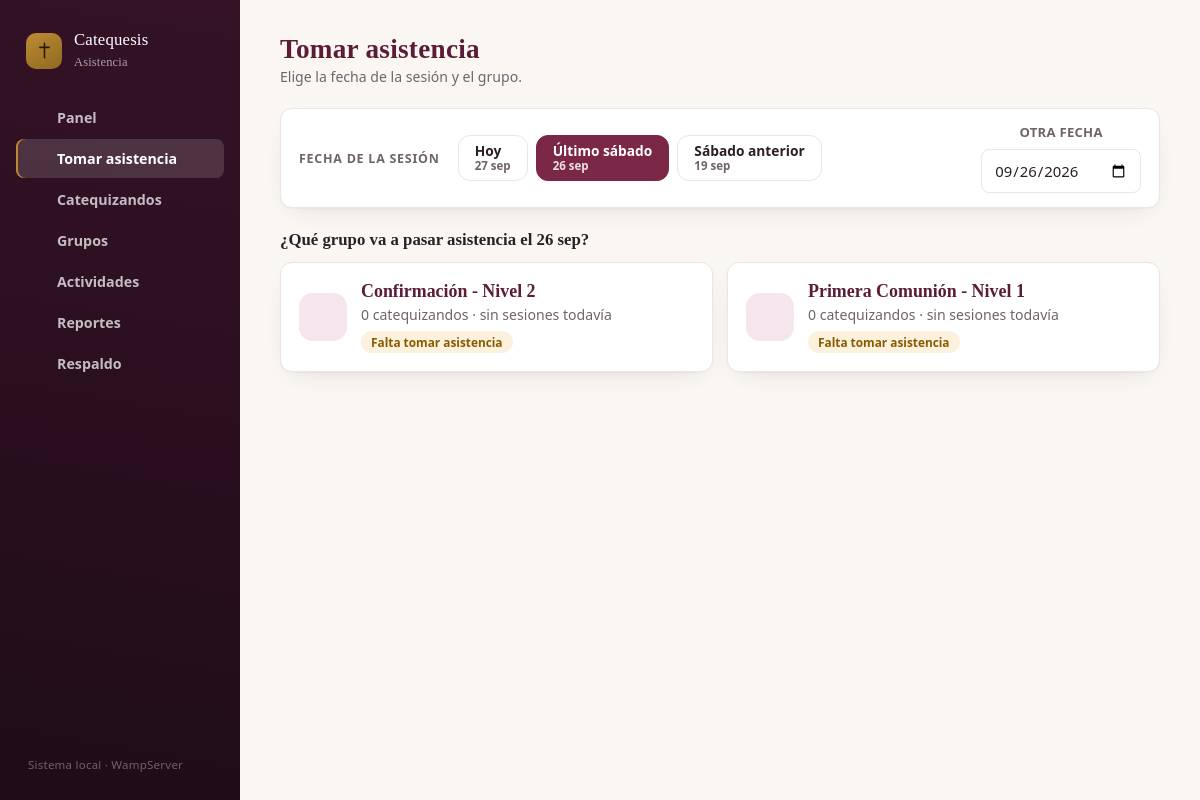
Screenshot of /asistencia.php?fecha=2026-09-26 with the database file from the repository.
### tables this page shows
CREATE TABLE grupos (
  id INT AUTO_INCREMENT PRIMARY KEY,
  nombre VARCHAR(100) NOT NULL,
  descripcion VARCHAR(255) NULL,
  dia_semana VARCHAR(20) NULL,
  meta_puntos DECIMAL(5,1) NULL,  
  creado_en TIMESTAMP DEFAULT CURRENT_TIMESTAMP
);

### includes/functions.php (called while the page is built, shortened)
<?php
function e(?string $value): string
{
    return htmlspecialchars($value ?? '', ENT_QUOTES, 'UTF-8');
}
function asset(string $ruta): string
{
    $archivo = __DIR__ . '/../' . $ruta;
    return $ruta . '?v=' . (is_file($archivo) ? filemtime($archivo) : time());
}

### asistencia.php (the view, shortened to what this page needs)
<?php
require __DIR__ . '/config/db.php';
require __DIR__ . '/includes/functions.php';
$grupos = $pdo->query('SELECT * FROM grupos ORDER BY nombre')->fetchAll();
$hoy = date('Y-m-d');
$grupo_id = (int) ($_GET['grupo'] ?? 0);
$fecha = (string) ($_GET['fecha'] ?? $hoy);
$grupoActual = null;
if (!$grupoActual) {
    $grupo_id = 0;
}
$estudiantes = [];
$sesion = null;
$mesesCorto = ['', 'ene', 'feb', 'mar', 'abr', 'may', 'jun', 'jul', 'ago', 'sep', 'oct', 'nov', 'dic'];
$mesesHero = ['', 'ENE', 'FEB', 'MAR', 'ABR', 'MAY', 'JUN', 'JUL', 'AGO', 'SEP', 'OCT', 'NOV', 'DIC'];
$corta = fn(string $f) => date('j', strtotime($f)) . ' ' . $mesesCorto[(int) date('n', strtotime($f))];
$ultimoSabado = date('Y-m-d', strtotime($hoy . ' -' . ((((int) date('w', strtotime($hoy))) + 1) % 7) . ' days'));
$atajos = [['Hoy', $hoy]];
if ($ultimoSabado !== $hoy) {
    $atajos[] = ['Último sábado', $ultimoSabado];
}
$atajos[] = ['Sábado anterior', date('Y-m-d', strtotime($ultimoSabado . ' -7 days'))];
$urlFecha = fn(string $f) => 'asistencia.php?' . ($grupo_id ? 'grupo=' . $grupo_id . '&' : '') . 'fecha=' . urlencode($f);
require __DIR__ . '/includes/header.php';
?>
<?php if ($grupo_id && $estudiantes): $ts = strtotime($fecha); ?>
<div class="hero-act">
    <div class="act-date"><?= $mesesHero[(int) date('n', $ts)] ?><strong><?= date('j', $ts) ?></strong></div>
    <div class="hero-main">
        <h1 class="hero-title"><?= e($grupoActual['nombre']) ?></h1>
        <div class="hero-pills">
            <span class="pill"><?= e(fecha_larga($ts)) ?></span>
            <span class="pill"><?= count($estudiantes) ?> <?= count($estudiantes) === 1 ? 'catequizando' : 'catequizandos' ?></span>
            <?php if ($sesion): ?>
                <span class="pill pill-ok">Sesión registrada</span>
            <?php else: ?>
                <span class="pill pill-gold">Sesión nueva</span>
            <?php endif; ?>
            <?php if ($fecha > $hoy): ?><span class="pill pill-gold">Fecha futura</span><?php endif; ?>
        </div>
    </div>
    <div class="hero-tools no-print">
        <?php if ($sesion): ?><a class="btn" href="reportes_sesion.php?id=<?= (int) $sesion['id'] ?>">Ver detalle</a><?php endif; ?>
        <a class="btn" href="asistencia.php?fecha=<?= e(urlencode($fecha)) ?>">Cambiar grupo</a>
    </div>
</div>
<?php else: ?>
<div class="dash-hero">
    <div>
        <h1>Tomar asistencia</h1>
        <p class="muted dash-date">Elige la fecha de la sesión y el grupo.</p>
    </div>
</div>
<?php endif; ?>
<form class="card ctx-bar no-print" method="get" action="asistencia.php" id="form-fecha">
    <span class="ctx-label" id="lbl-fecha">Fecha de la sesión</span>
    <div class="ctx-chips" role="group" aria-labelledby="lbl-fecha">
        <?php foreach ($atajos as [$etq, $f]): ?>
            <a class="date-chip<?= $f === $fecha ? ' is-on' : '' ?>" href="<?= e($urlFecha($f)) ?>" <?= $f === $fecha ? 'aria-current="date"' : '' ?>>
                <?= e($etq) ?><small><?= e($corta($f)) ?></small>
            </a>
        <?php endforeach; ?>
    </div>
    <label class="ctx-date">Otra fecha
        <input type="date" name="fecha" value="<?= e($fecha) ?>" required>
    </label>
</form>
<?php if (!$grupos): ?>
    <div class="card"><div class="empty-state">
        <span class="empty-icon"><?= nav_icon('book') ?></span>
        <strong>Todavía no hay grupos</strong>
        <a class="btn btn-small btn-primary" href="grupos.php">Crear un grupo</a>
    </div></div>
<?php elseif (!$grupo_id): ?>
    <?php
    $stmt = $pdo->prepare('
        SELECT g.id, g.nombre, g.descripcion,
               (SELECT COUNT(*) FROM estudiantes e WHERE e.grupo_id = g.id) AS n_est,
               (SELECT MAX(s.fecha) FROM sesiones s WHERE s.grupo_id = g.id) AS ultima,
               EXISTS(SELECT 1 FROM sesiones s WHERE s.grupo_id = g.id AND s.fecha = ?) AS tiene_sesion
        FROM grupos g ORDER BY g.nombre
    ');
    $stmt->execute([$fecha]);
    $tarjetas = $stmt->fetchAll();
    ?>
    <h2 class="section-h">¿Qué grupo va a pasar asistencia el <?= e($corta($fecha)) ?>?</h2>
    <div class="group-grid">
    <?php foreach ($tarjetas as $g): ?>
        <a class="group-card" href="<?= e('asistencia.php?grupo=' . (int) $g['id'] . '&fecha=' . urlencode($fecha)) ?>">
            <span class="group-ico"><?= nav_icon('book') ?></span>
            <span class="group-body">
                <strong class="group-name"><?= e($g['nombre']) ?></strong>
                <span class="muted"><?= (int) $g['n_est'] ?> <?= (int) $g['n_est'] === 1 ? 'catequizando' : 'catequizandos' ?>
                    · <?= $g['ultima'] ? 'última sesión ' . e($corta($g['ultima'])) : 'sin sesiones todavía' ?></span>
                <span class="group-state <?= $g['tiene_sesion'] ? 'is-done' : 'is-todo' ?>">
                    <?= $g['tiene_sesion'] ? 'Ya registrada ese día' : 'Falta tomar asistencia' ?>
                </span>
            </span>
            <span class="group-go" aria-hidden="true"><?= nav_icon('arrow') ?></span>
        </a>
    <?php endforeach; ?>
    </div>
<?php endif; ?>
<?php require __DIR__ . '/includes/footer.php'; ?>

### includes/header.php (shortened to what this page needs)
<?php
$current_script = basename($_SERVER['SCRIPT_NAME']);
function nav_active(string $script, string $current): string
{
    return $script === $current ? 'active' : '';
}
function nav_icon(string $name): string
{
    $paths = [
        'home' => '<path d="M3 10.5 12 3l9 7.5"/><path d="M5 9.5V20a1 1 0 0 0 1 1h4v-6h4v6h4a1 1 0 0 0 1-1V9.5"/>',
        'check' => '<rect x="3" y="3" width="18" height="18" rx="3"/><path d="m8 12.5 2.5 2.5L16 9.5"/>',
        'users' => '<circle cx="9" cy="8" r="3.2"/><path d="M3.5 20c.5-3.2 2.8-5 5.5-5s5 1.8 5.5 5"/><path d="M15.5 6.2a3.2 3.2 0 0 1 0 6.1"/><path d="M17 15.3c2.4.4 4 2.1 4.5 4.7"/>',
        'book' => '<path d="M4 5.5A2.5 2.5 0 0 1 6.5 3H20v16H6.5A2.5 2.5 0 0 0 4 21.5z"/><path d="M4 19V5.5"/>',
        'chart' => '<path d="M4 20V10"/><path d="M12 20V4"/><path d="M20 20v-7"/><path d="M3 20h18"/>',
        'calendar' => '<rect x="3" y="5" width="18" height="16" rx="2"/><path d="M3 10h18"/><path d="M8 3v4"/><path d="M16 3v4"/>',
        'trend' => '<path d="M3 17l6-6 4 4 8-8"/><path d="M15 7h6v6"/>',
        'db' => '<ellipse cx="12" cy="6" rx="8" ry="3"/><path d="M4 6v6c0 1.7 3.6 3 8 3s8-1.3 8-3V6"/><path d="M4 12v6c0 1.7 3.6 3 8 3s8-1.3 8-3v-6"/>',
        'edit' => '<path d="M4 20h4L19 9l-4-4L4 16z"/><path d="M13.5 6.5l4 4"/>',
        'trash' => '<path d="M4 7h16"/><path d="M9 7V4h6v3"/><path d="M6 7l1 13h10l1-13"/><path d="M10 11v5"/><path d="M14 11v5"/>',
        'plus' => '<path d="M12 5v14"/><path d="M5 12h14"/>',
        'search' => '<circle cx="11" cy="11" r="6"/><path d="M20 20l-4-4"/>',
        'x' => '<path d="M6 6l12 12"/><path d="M18 6L6 18"/>',
        'clock' => '<circle cx="12" cy="12" r="9"/><path d="M12 7v5l3 2"/>',
        'undo' => '<path d="M9 14L4 9l5-5"/><path d="M4 9h10a6 6 0 010 12h-3"/>',
        'star' => '<path d="M12 2.5l2.9 6.5 6.9.7-5.2 4.8 1.5 6.9L12 17.8l-6.1 3.6 1.5-6.9-5.2-4.8 6.9-.7z"/>',
        'tick' => '<path d="m5 12.5 4.5 4.5L19 7.5"/>',
        'cross' => '<path d="M12 3v18"/><path d="M6.5 9h11"/>',
        'lock' => '<rect x="5" y="11" width="14" height="10" rx="2"/><path d="M8 11V8a4 4 0 0 1 8 0v3"/>',
        'arrow' => '<path d="M5 12h14"/><path d="m13 6 6 6-6 6"/>',
    ];
    return '<svg class="nav-icon" aria-hidden="true" focusable="false" viewBox="0 0 24 24" fill="none" stroke="currentColor" stroke-width="1.8" stroke-linecap="round" stroke-linejoin="round">' . ($paths[$name] ?? '') . '</svg>';
}
?>
<!DOCTYPE html>
<html lang="es">
<head>
<link rel="stylesheet" href="<?= asset('assets/css/style.css') ?>">
</head>
<body>
<div class="app-shell">
<aside class="sidebar">
    <a class="brand" href="dashboard.php">
        <span class="brand-mark">
            <svg viewBox="0 0 24 24" fill="none" stroke="currentColor" stroke-width="2" stroke-linecap="round"><path d="M12 3v18"/><path d="M6 8h12"/></svg>
        </span>
        <span class="brand-text">Catequesis<br><em>Asistencia</em></span>
    </a>
    <nav class="mainnav">
        <a class="<?= nav_active('dashboard.php', $current_script) ?>" href="dashboard.php"><?= nav_icon('home') ?><span>Panel</span></a>
        <a class="<?= nav_active('asistencia.php', $current_script) ?>" href="asistencia.php"><?= nav_icon('check') ?><span>Tomar asistencia</span></a>
        <a class="<?= nav_active('estudiantes.php', $current_script) ?>" href="estudiantes.php"><?= nav_icon('users') ?><span>Catequizandos</span></a>
        <a class="<?= nav_active('grupos.php', $current_script) ?>" href="grupos.php"><?= nav_icon('book') ?><span>Grupos</span></a>
        <a class="<?= in_array($current_script, ['actividades.php', 'actividad.php'], true) ? 'active' : '' ?>" href="actividades.php"><?= nav_icon('star') ?><span>Actividades</span></a>
        <a class="<?= nav_active('reportes.php', $current_script) ?>" href="reportes.php"><?= nav_icon('chart') ?><span>Reportes</span></a>
        <a class="<?= nav_active('respaldo.php', $current_script) ?>" href="respaldo.php"><?= nav_icon('db') ?><span>Respaldo</span></a>
    </nav>
    <div class="sidebar-foot">Sistema local · WampServer</div>
</aside>
<div class="main-col">
<main class="page">

### rows the page displays
grupos: nombre "Confirmación - Nivel 2", n_est "0"
grupos: nombre "Primera Comunión - Nivel 1", n_est "0"

### other values shown
$etq "Hoy"
$corta($f) "27 sep"
$etq "Último sábado"
$corta($f) "26 sep"
$etq "Sábado anterior"
$corta($f) "19 sep"
$corta($fecha) "26 sep"
